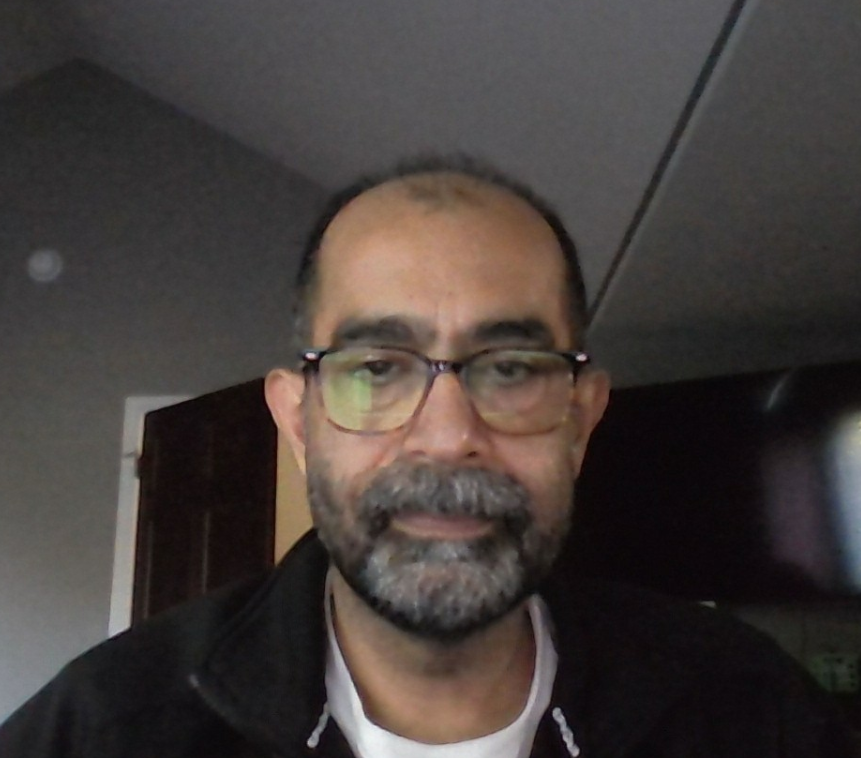
#> input picture portfolio_project/kapil_headshot.png, 861 x 758 px
$ python portfolio_milestone_three.py
#> lines starting #> are read from the running program, lines starting #| are printed output that depends on the picture; after the words box and inside, x2 and y2 are one past the last pixel; in counts of white or black regions, pixels touching at a corner belong together
import cv2 as cv
import sys
import os

FACE_CASCADE_XML = 'haarcascade_frontalface_default.xml'
EYE_CASCADE_XML_WITH_GLASSES = 'haarcascade_eye_tree_eyeglasses.xml'
EYE_CASCADE_XML_WITHOUT_GLASSES = 'haarcascade_eye.xml'
DEFAULT_IMAGE_FILE = 'kapil_headshot.png'

def main(img_file_name='kapil_headshot.png', subject_has_glasses=False):
    # let's first figure out the base path
#> called with img_file_name = 'kapil_headshot.png', subject_has_glasses = True
    base_path = os.path.dirname(os.path.abspath(__file__))

    # ensure the image file name is valid
    if img_file_name is not None and os.path.isfile(img_file_name):
        img_file_name = os.path.basename(img_file_name)

        print(f"Using image file: {img_file_name}")
        cv_img = cv.imread(os.path.join(base_path, img_file_name))
#> cv_img is the input picture: shape (758, 861, 3); mean B, G, R 58.9, 61.4, 68.3
    else:
        print(f"Using default image file: {DEFAULT_IMAGE_FILE}")
        cv_img = cv.imread(os.path.join(base_path, DEFAULT_IMAGE_FILE))

    # verify image is loaded
    if cv_img is None:
        print("Error: Could not load image. Please ensure image is in the script directory.")
        return

    ####### load classifiers

    # load the default cascade classifier path
    face_cascade_classifier_path = os.path.join(base_path, FACE_CASCADE_XML)

    # load appropriate eye cascade classifier path depending on whether subject has glasses or not
    eye_cascade_classifier_path = os.path.join(base_path, EYE_CASCADE_XML_WITHOUT_GLASSES if not subject_has_glasses else EYE_CASCADE_XML_WITH_GLASSES)

    # create the face cascade classifier
    face_cascade_classifier = cv.CascadeClassifier(face_cascade_classifier_path)

    # create the eye cascade classifier
    eye_cascade_classifier = cv.CascadeClassifier(eye_cascade_classifier_path)

    # verify classifiers are loaded
    if face_cascade_classifier.empty():
        print(f"Error: Could not load classifier cascade. Please ensure the {FACE_CASCADE_XML} XML file is in the script directory.")
        return

    if eye_cascade_classifier.empty():
        print(f"Error: Could not load eye classifier cascade. Please ensure the eye classifier XML file is in the script directory.")
        return


    # Now we are ready to detect faces and eyes

    saved_img_path = ''
    # convert to grayscale
    cv_img_gray = cv.cvtColor(cv_img, cv.COLOR_BGR2GRAY)
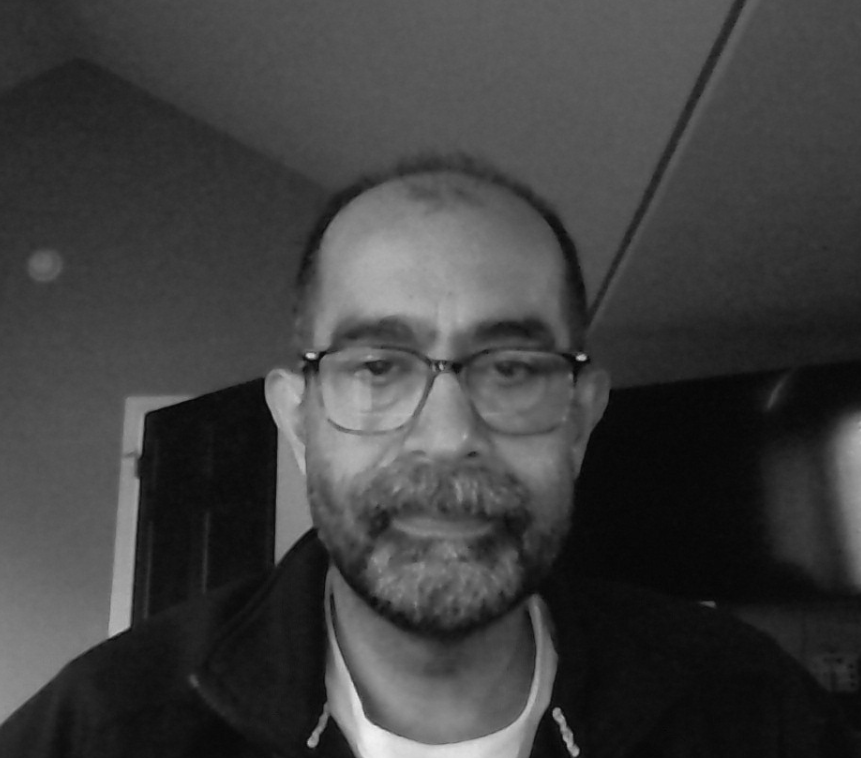
#> cv_img_gray: shape (758, 861); min 5, max 242, mean 63.2

    # detect faces in the image
    faces = face_cascade_classifier.detectMultiScale(cv_img_gray, scaleFactor=1.1, minNeighbors=5)
#> faces = [[249, 211, 389, 389]]

    # detect eyes in the image
    eyes = eye_cascade_classifier.detectMultiScale(cv_img_gray, scaleFactor=1.20, minNeighbors=8)
#> eyes = [[355, 344, 49, 49], [481, 338, 62, 62]]

    for (x, y, w, h) in faces:
        # draw circle around the faces
        cv.circle(cv_img, center = (x + w // 2, y + h // 2), radius = max(w, h) // 2, color = (0, 0, 255), thickness = 2)
        cv.putText(img=cv_img, text='This is me!', org=(x, y), fontFace=cv.FONT_HERSHEY_SIMPLEX, fontScale=2, color=(255, 0, 0), thickness=2, lineType=cv.LINE_AA, bottomLeftOrigin=False)
#> this loop made 1 pass
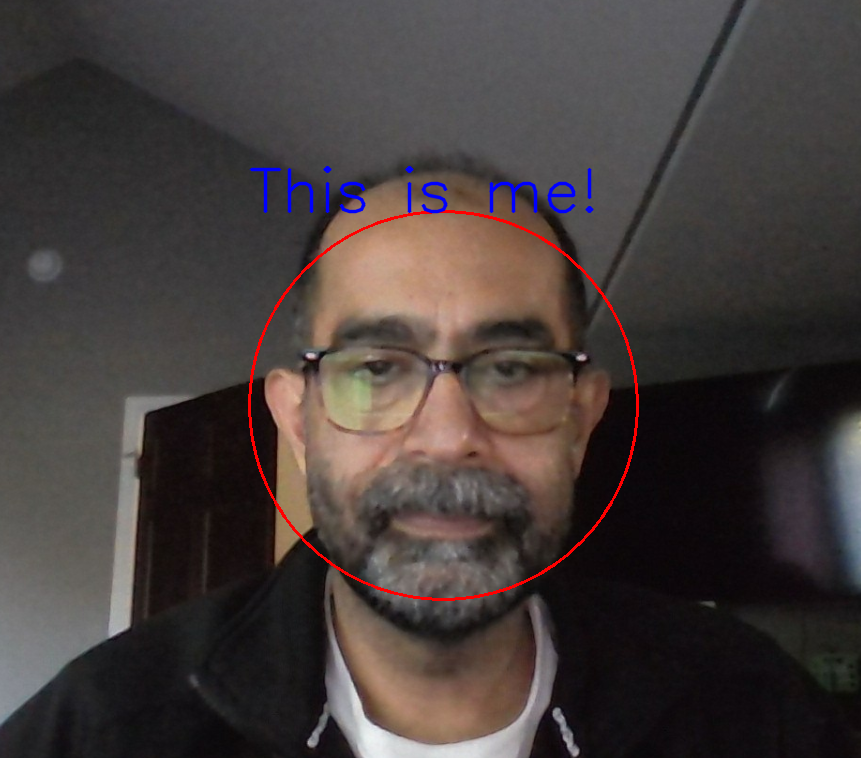
#> cv_img: shape (758, 861, 3); 1.06% of pixels changed, all inside (x1, y1, x2, y2) = (248, 166, 639, 601)

    for (ex, ey, ew, eh) in eyes:
        # draw rectangle around the eyes
        cv.rectangle(cv_img, (ex, ey), (ex + ew, ey + eh), (0, 255, 0), 2)
#> this loop made 2 passes
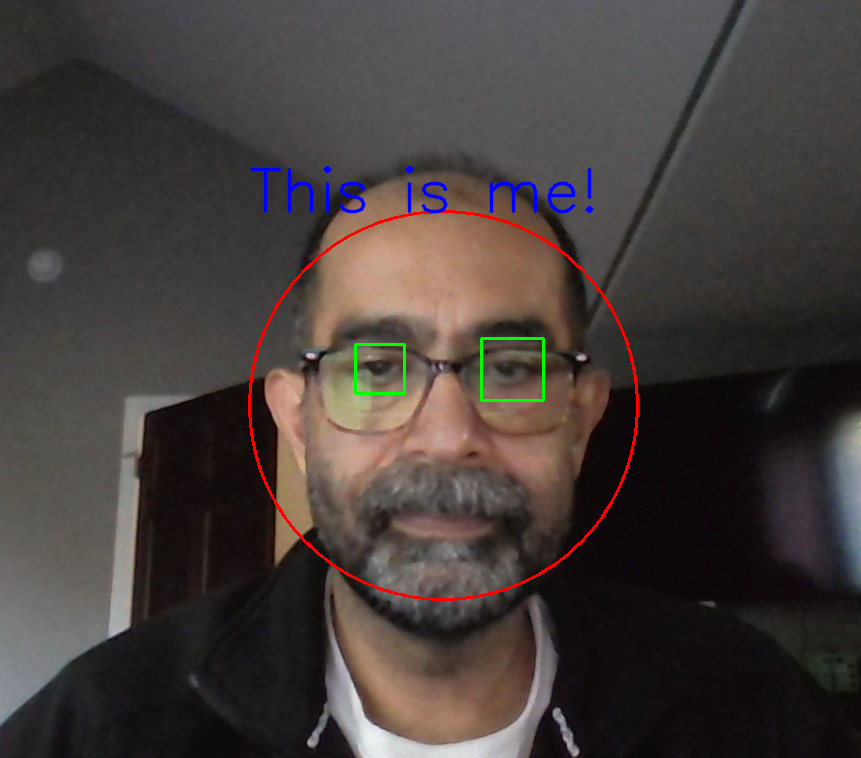
#> cv_img: shape (758, 861, 3); 0.2% of pixels changed, all inside (x1, y1, x2, y2) = (354, 337, 545, 402)

    cv.imshow('This is me', cv_img)

    cv.waitKey(2000) # wait for 2 seconds before closing the window

    # save the image as a copy
    saved_img_path = os.path.join(base_path, f'output_{img_file_name}')
    cv.imwrite(saved_img_path, cv_img)

    cv.destroyAllWindows()

    print("Image saved : ", saved_img_path)
    # print image dimensions
    print("Image dimensions:", cv_img.shape)
#| Image dimensions: (758, 861, 3)

if __name__ == "__main__":
    file_name = DEFAULT_IMAGE_FILE
    subject_has_glasses = True
    if len(sys.argv) > 1:
        file_name = sys.argv[1]
        print(f"Input image file name: {file_name}")

    if len(sys.argv) > 2:
        subject_has_glasses = sys.argv[2].lower() == 'true'
        print(f"The subject has glasses: {subject_has_glasses}")

    main(file_name, subject_has_glasses)
